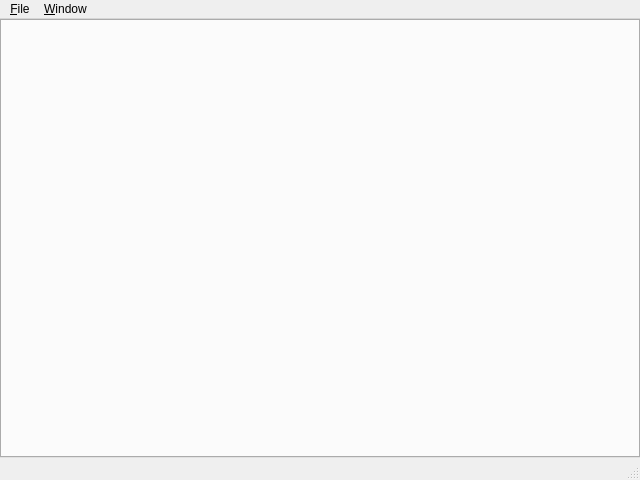
<?xml version="1.0" encoding="UTF-8"?>
<ui version="4.0">
 <class>WMainWindow</class>
 <widget class="QMainWindow" name="WMainWindow">
  <property name="geometry">
   <rect>
    <x>0</x>
    <y>0</y>
    <width>640</width>
    <height>480</height>
   </rect>
  </property>
  <property name="windowTitle">
   <string>csFiles</string>
  </property>
  <widget class="QWidget" name="centralwidget">
   <layout class="QVBoxLayout" name="verticalLayout">
    <property name="spacing">
     <number>4</number>
    </property>
    <property name="leftMargin">
     <number>0</number>
    </property>
    <property name="topMargin">
     <number>0</number>
    </property>
    <property name="rightMargin">
     <number>0</number>
    </property>
    <property name="bottomMargin">
     <number>0</number>
    </property>
    <item>
     <widget class="QTabWidget" name="tabWidget">
      <property name="currentIndex">
       <number>-1</number>
      </property>
      <property name="tabsClosable">
       <bool>true</bool>
      </property>
     </widget>
    </item>
   </layout>
  </widget>
  <widget class="QMenuBar" name="menubar">
   <property name="geometry">
    <rect>
     <x>0</x>
     <y>0</y>
     <width>640</width>
     <height>25</height>
    </rect>
   </property>
   <widget class="QMenu" name="menu_File">
    <property name="title">
     <string>&amp;File</string>
    </property>
    <addaction name="quitAction"/>
   </widget>
   <widget class="QMenu" name="menu_Window">
    <property name="title">
     <string>&amp;Window</string>
    </property>
    <addaction name="newFindAction"/>
    <addaction name="newGrepAction"/>
    <addaction name="separator"/>
    <addaction name="closeTabAction"/>
    <addaction name="closeAllAction"/>
   </widget>
   <addaction name="menu_File"/>
   <addaction name="menu_Window"/>
  </widget>
  <widget class="QStatusBar" name="statusbar"/>
  <action name="quitAction">
   <property name="text">
    <string>&amp;Quit</string>
   </property>
   <property name="shortcut">
    <string>Ctrl+Q</string>
   </property>
  </action>
  <action name="newFindAction">
   <property name="text">
    <string>New &amp;Find</string>
   </property>
   <property name="shortcut">
    <string>Ctrl+Shift+F</string>
   </property>
  </action>
  <action name="newGrepAction">
   <property name="text">
    <string>New &amp;grep</string>
   </property>
   <property name="shortcut">
    <string>Ctrl+Shift+G</string>
   </property>
  </action>
  <action name="closeTabAction">
   <property name="text">
    <string>&amp;Close tab</string>
   </property>
   <property name="shortcut">
    <string>Ctrl+W</string>
   </property>
  </action>
  <action name="closeAllAction">
   <property name="text">
    <string>Close &amp;all tabs</string>
   </property>
   <property name="shortcut">
    <string>Ctrl+Shift+W</string>
   </property>
  </action>
 </widget>
 <tabstops>
  <tabstop>tabWidget</tabstop>
 </tabstops>
 <resources/>
 <connections/>
</ui>
